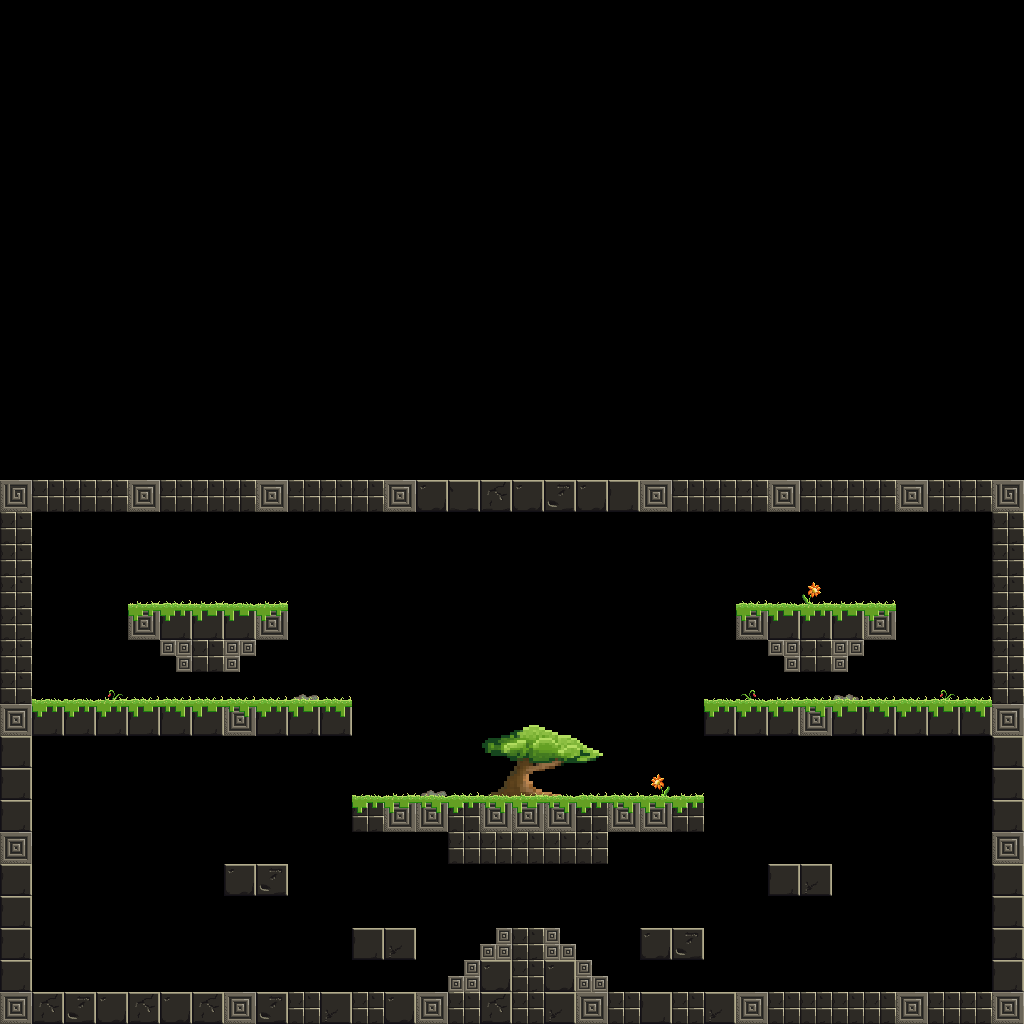

Below is a game level as drawn by its tile map, then a one-line description and the .tmx that defines it (tile-layer data replaced by summaries):
An orthogonal 32x32 tile map with 32x32 px tiles, 4 tile layers (decor, block, grass, collectable), 1 hidden layer not drawn and 42 objects (6x Triggerable, 4x Spawner, 3x Integrator, 2x Path, Crown, ...).

<map version="1.0" orientation="orthogonal" renderorder="right-down" width="32" height="32" tilewidth="32" tileheight="32">
 <properties>
  <property name="CrownSharing" value="0.0" />
  <property name="GoldRespawn" value="OnTrigger" />
  <property name="Timer" value="2" />
 </properties>
 <tileset firstgid="1" name="test4b" tilewidth="32" tileheight="32">
  <image source="test4b.png" width="512" height="256" />
  <tile id="72">
   <properties>
    <property name="collectable" value="True" />
   </properties>
  </tile>
  <tile id="73">
   <properties>
    <property name="Trap" value="Pick" />
   </properties>
   <objectgroup draworder="index" />
  </tile>
 </tileset>
 <layer name="decor" width="32" height="32">
  <data>[1024 cells, 20 non-empty, 15 distinct tile ids]</data>
 </layer>
 <layer name="block" width="32" height="32">
  <data>[1024 cells, 155 non-empty, 11 distinct tile ids]</data>
 </layer>
 <layer name="grass" width="32" height="32">
  <data>[1024 cells, 86 non-empty, 9 distinct tile ids]</data>
 </layer>
 <objectgroup name="Collision">
  <object x="0" y="992" width="1024" height="32" />
  <object x="416" y="480" width="608" height="32" />
  <object x="0" y="480" width="416" height="32" />
  <object x="0" y="512" width="32" height="480" />
  <object x="32" y="704" width="320" height="32" />
  <object x="704" y="704" width="288" height="32" />
  <object x="992" y="512" width="32" height="480" />
  <object x="128" y="608" width="160" height="32" />
  <object x="192" y="640" width="32" height="32" />
  <object x="736" y="608" width="160" height="32" />
  <object x="800" y="640" width="32" height="32" />
  <object x="352" y="800" width="352" height="32" />
  <object x="448" y="832" width="160" height="32" />
  <object x="512" y="928" width="32" height="64" />
  <object x="448" y="992">
   <polygon points="0,0 64,-64 64,0" />
  </object>
  <object x="544" y="928">
   <polygon points="0,0 64,64 0,64" />
  </object>
  <object x="160" y="640">
   <polygon points="0,0 32,32 32,0" />
  </object>
  <object x="224" y="640">
   <polygon points="0,0 0,32 32,0" />
  </object>
  <object x="768" y="640">
   <polygon points="0,0 32,32 32,0" />
  </object>
  <object x="832" y="640">
   <polygon points="0,0 0,32 32,0" />
  </object>
  <object x="224" y="864" width="64" height="32" />
  <object x="352" y="928" width="64" height="32" />
  <object x="768" y="864" width="64" height="32" />
  <object x="640" y="928" width="64" height="32" />
 </objectgroup>
 <objectgroup color="#00ff00" name="Entities">
  <object name="Spawner" x="224" y="544" width="32" height="32" />
  <object name="Crown" x="512" y="882" width="33" height="31" />
  <object name="Spawner" x="768" y="544" width="36" height="35" />
  <object name="Spawner" x="128" y="544" width="36" height="35" />
  <object name="Spawner" x="864" y="544" width="36" height="35" />
 </objectgroup>
 <layer name="trap-preview" width="32" height="32" visible="0">
  <data>[1024 cells, 48 non-empty, 1 distinct tile ids]</data>
 </layer>
 <layer name="collectable" width="32" height="32">
  <data>[1024 cells, 131 non-empty, 1 distinct tile ids]</data>
 </layer>
 <objectgroup color="#a40505" name="InteractiveObjects">
  <object name="Spike" type="Triggerable" x="704" y="672" width="288" height="32">
   <properties>
    <property name="Object" value="Spikes" />
    <property name="Parent" value="HUB01" />
    <property name="Triggerable" value="True" />
    <property name="rotation" value="0" />
   </properties>
  </object>
  <object name="Spike" type="Triggerable" x="608" y="960" width="384" height="32">
   <properties>
    <property name="Object" value="Spikes" />
    <property name="Parent" value="HUB01" />
    <property name="Triggerable" value="True" />
    <property name="rotation" value="0" />
   </properties>
  </object>
  <object name="Spike" type="Triggerable" x="32" y="960" width="416" height="32">
   <properties>
    <property name="Object" value="Spikes" />
    <property name="Parent" value="HUB01" />
    <property name="Triggerable" value="True" />
    <property name="rotation" value="0" />
   </properties>
  </object>
  <object name="Switcher" type="Integrator" x="576" y="768" width="32" height="32">
   <properties>
    <property name="Object" value="SimpleSwitch" />
    <property name="Parent" value="HUB01" />
    <property name="holdon" value="True" />
    <property name="weight" value="50" />
   </properties>
  </object>
  <object name="Switcher" type="Integrator" x="384" y="768" width="32" height="32">
   <properties>
    <property name="Object" value="SimpleSwitch" />
    <property name="Parent" value="HUB01" />
    <property name="holdon" value="True" />
    <property name="weight" value="-100" />
   </properties>
  </object>
  <object name="Switcher" type="Integrator" x="480" y="768" width="32" height="32">
   <properties>
    <property name="Object" value="SimpleSwitch" />
    <property name="Parent" value="HUB01" />
    <property name="holdon" value="True" />
    <property name="weight" value="50" />
   </properties>
  </object>
  <object name="Spike" type="Triggerable" x="32" y="672" width="320" height="32">
   <properties>
    <property name="Object" value="Spikes" />
    <property name="Parent" value="HUB01" />
    <property name="Triggerable" value="True" />
    <property name="rotation" value="0" />
   </properties>
  </object>
  <object name="HUB01" type="Hub" x="496" y="553" width="64" height="64">
   <properties>
    <property name="ID" value="HUB01" />
    <property name="Threshold" value="0.95" />
   </properties>
   <ellipse />
  </object>
  <object name="Spike" type="Triggerable" x="960" y="736" width="32" height="128">
   <properties>
    <property name="Object" value="Spikes" />
    <property name="Parent" value="HUB01" />
    <property name="rotation" value="90" />
   </properties>
  </object>
 </objectgroup>
 <objectgroup color="#3fd8fa" name="MovingPlatforms">
  <object name="Path1" type="Path" x="526" y="539">
   <polyline points="0,5 0,229" />
  </object>
  <object name="Platform" type="--" x="448" y="544" width="160" height="32">
   <properties>
    <property name="Parent" value="None" />
    <property name="Path" value="Path1" />
    <property name="Speed" value="1" />
    <property name="StepInterval" value="100" />
    <property name="Wait" value="2" />
   </properties>
  </object>
  <object name="Path2" type="Path" x="768" y="800">
   <polyline points="0,0 192,0" />
  </object>
  <object name="Platform" type="Triggerable" x="736" y="800" width="64" height="32">
   <properties>
    <property name="Parent" value="HUB01" />
    <property name="Path" value="Path2" />
    <property name="Speed" value="1" />
    <property name="StepInterval" value="100" />
    <property name="Wait" value="2" />
   </properties>
  </object>
 </objectgroup>
</map>
